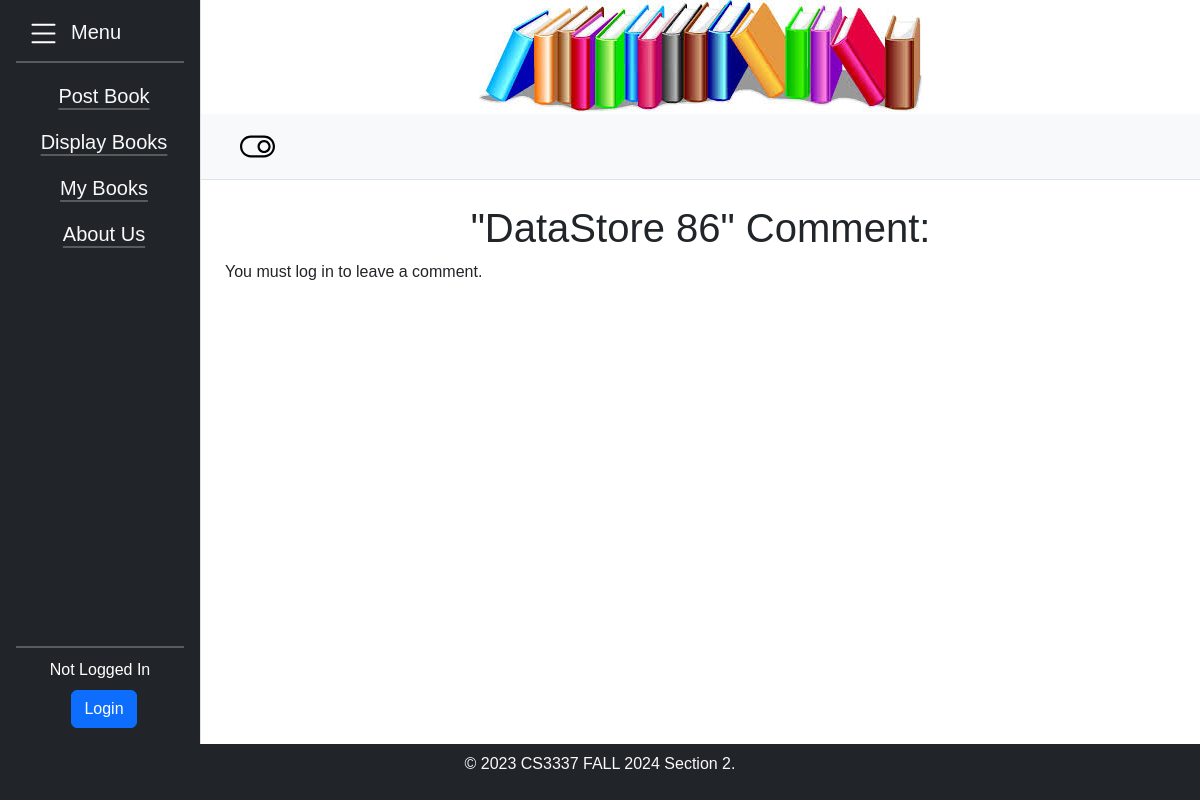
Screenshot of /book_detail/2/comment_form/ with the database file from the repository.
### bookMng/models.py (models this page shows, shortened)
class MainMenu(models.Model):
    item = models.CharField(max_length=200,unique=True)
    link = models.CharField(max_length=200,unique=True)

class Book(models.Model):
    name = models.CharField(max_length=200)
    web = models.URLField(max_length=200)
    price = models.DecimalField(decimal_places=2, max_digits=8)
    publishdate = models.DateField(auto_now=True)
    picture = models.FileField(upload_to='bookEx/static/uploads')
    pic_path = models.CharField(max_length=300, editable=False, blank=True)
    username = models.ForeignKey(User, blank=True, null=True, on_delete=models.CASCADE)
    ratings = models.IntegerField(default=0)
    ratingscount = models.IntegerField(default=0)
    overallrating = models.IntegerField(default=0)

### bookMng/views.py (the view)
# urls.py: path('book_detail/<int:book_id>/comment_form/', views.comment_form, name='comment_form'),
def comment_form(request, book_id):
    book = get_object_or_404(Book, id=book_id)
    comments = book.comments.all()
    if request.method == 'POST':
        comment_form = CommentForm(request.POST)
        if comment_form.is_valid():
            comment = comment_form.save(commit=False)
            comment.book = book
            comment.user = request.user
            comment.save()
            return redirect('book_detail', book_id=book.id)
    else:
        comment_form = CommentForm()
    return render(request, 'bookMng/post_comment.html', {
        'item_list': MainMenu.objects.all(),
        'book': book,
        'comment_form': comment_form,
        'comments': comments,  # Optional: Pass the comments to display them in the template
    })

### bookEx/templates/bookMng/post_comment.html
{% extends "base.html" %}
{% load static %}
{% block sidenav %}
    {% for item in item_list %}
            <li class="nav-item py-2 ps-2 fs-5 text-center"><a class="link-light link-offset-2 link-underline-opacity-25 link-underline-opacity-100-hover" href="{{ item.link }}">{{ item.item }}</a></li>
    {% endfor %}
{% endblock sidenav %}
{% block content %}
    <h1 style="text-align:center">"{{ book.name }}" Comment:</h1>
    {% if request.user.is_authenticated %}
        <form method="post">
            {% csrf_token %}
            <div class="mb-3">
                {{ comment_form.content }}
            </div>
            <button type="submit" class="btn btn-primary">Post Comment</button>
        </form>
    {% else %}
        <p>You must log in to leave a comment.</p>
    {% endif %}
{% endblock content %}

### bookEx/static/main.css (style rules this page uses)
body { font-family: times-new-roman, Arial, sans-serif; margin: 0; padding: 0; overflow-x: hidden; height: 100%; }
html { height: 100%; margin: 0; padding: 0; overflow-x: hidden; }

### rows the page displays
MainMenu: item "Post Book"
MainMenu: item "Display Books"
MainMenu: item "My Books"
MainMenu: item "About Us"
Book: name "DataStore 86"
